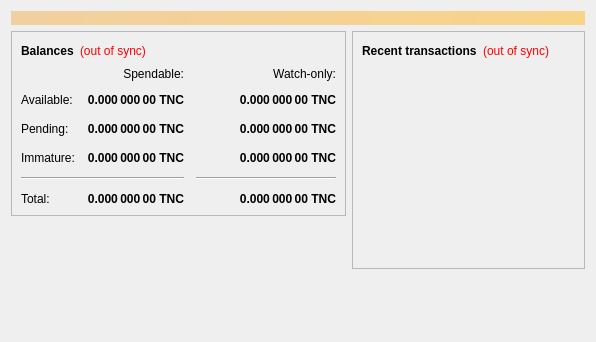
<?xml version="1.0" encoding="UTF-8"?>
<ui version="4.0">
 <class>OverviewPage</class>
 <widget class="QWidget" name="OverviewPage">
  <property name="geometry">
   <rect>
    <x>0</x>
    <y>0</y>
    <width>596</width>
    <height>342</height>
   </rect>
  </property>
  <property name="windowTitle">
   <string>Form</string>
  </property>
  <layout class="QVBoxLayout" name="topLayout">
   <item>
    <widget class="QLabel" name="labelAlerts">
     <property name="visible">
      <bool>false</bool>
     </property>
     <property name="styleSheet">
      <string notr="true">background-color: qlineargradient(x1: 0, y1: 0, x2: 1, y2: 0, stop:0 #F0D0A0, stop:1 #F8D488); color:#000000;</string>
     </property>
     <property name="wordWrap">
      <bool>true</bool>
     </property>
     <property name="margin">
      <number>3</number>
     </property>
    </widget>
   </item>
   <item>
    <layout class="QHBoxLayout" name="horizontalLayout" stretch="1,1">
     <item>
      <layout class="QVBoxLayout" name="verticalLayout_2">
       <item>
        <widget class="QFrame" name="frame">
         <property name="frameShape">
          <enum>QFrame::StyledPanel</enum>
         </property>
         <property name="frameShadow">
          <enum>QFrame::Raised</enum>
         </property>
         <layout class="QVBoxLayout" name="verticalLayout_4">
          <item>
           <layout class="QHBoxLayout" name="horizontalLayout_4">
            <item>
             <widget class="QLabel" name="label_5">
              <property name="font">
               <font>
                <weight>75</weight>
                <bold>true</bold>
               </font>
              </property>
              <property name="text">
               <string>Balances</string>
              </property>
             </widget>
            </item>
            <item>
             <widget class="QLabel" name="labelWalletStatus">
              <property name="cursor">
               <cursorShape>WhatsThisCursor</cursorShape>
              </property>
              <property name="toolTip">
               <string>The displayed information may be out of date. Your wallet automatically synchronizes with the Testcoin network after a connection is established, but this process has not completed yet.</string>
              </property>
              <property name="styleSheet">
               <string notr="true">QLabel { color: red; }</string>
              </property>
              <property name="text">
               <string notr="true">(out of sync)</string>
              </property>
              <property name="alignment">
               <set>Qt::AlignLeading|Qt::AlignLeft|Qt::AlignVCenter</set>
              </property>
             </widget>
            </item>
            <item>
             <spacer name="horizontalSpacer_3">
              <property name="orientation">
               <enum>Qt::Horizontal</enum>
              </property>
              <property name="sizeHint" stdset="0">
               <size>
                <width>40</width>
                <height>20</height>
               </size>
              </property>
             </spacer>
            </item>
           </layout>
          </item>
          <item>
           <layout class="QGridLayout" name="gridLayout">
            <property name="spacing">
             <number>12</number>
            </property>
            <item row="2" column="2">
             <widget class="QLabel" name="labelWatchPending">
              <property name="font">
               <font>
                <weight>75</weight>
                <bold>true</bold>
               </font>
              </property>
              <property name="cursor">
               <cursorShape>IBeamCursor</cursorShape>
              </property>
              <property name="toolTip">
               <string>Unconfirmed transactions to watch-only addresses</string>
              </property>
              <property name="text">
               <string notr="true">0.000 000 00 TNC</string>
              </property>
              <property name="alignment">
               <set>Qt::AlignRight|Qt::AlignTrailing|Qt::AlignVCenter</set>
              </property>
              <property name="textInteractionFlags">
               <set>Qt::LinksAccessibleByMouse|Qt::TextSelectableByKeyboard|Qt::TextSelectableByMouse</set>
              </property>
             </widget>
            </item>
            <item row="2" column="1">
             <widget class="QLabel" name="labelUnconfirmed">
              <property name="font">
               <font>
                <weight>75</weight>
                <bold>true</bold>
               </font>
              </property>
              <property name="cursor">
               <cursorShape>IBeamCursor</cursorShape>
              </property>
              <property name="toolTip">
               <string>Total of transactions that have yet to be confirmed, and do not yet count toward the spendable balance</string>
              </property>
              <property name="text">
               <string notr="true">0.000 000 00 TNC</string>
              </property>
              <property name="alignment">
               <set>Qt::AlignRight|Qt::AlignTrailing|Qt::AlignVCenter</set>
              </property>
              <property name="textInteractionFlags">
               <set>Qt::LinksAccessibleByMouse|Qt::TextSelectableByKeyboard|Qt::TextSelectableByMouse</set>
              </property>
             </widget>
            </item>
            <item row="3" column="2">
             <widget class="QLabel" name="labelWatchImmature">
              <property name="font">
               <font>
                <weight>75</weight>
                <bold>true</bold>
               </font>
              </property>
              <property name="cursor">
               <cursorShape>IBeamCursor</cursorShape>
              </property>
              <property name="toolTip">
               <string>Mined balance in watch-only addresses that has not yet matured</string>
              </property>
              <property name="text">
               <string notr="true">0.000 000 00 TNC</string>
              </property>
              <property name="alignment">
               <set>Qt::AlignRight|Qt::AlignTrailing|Qt::AlignVCenter</set>
              </property>
              <property name="textInteractionFlags">
               <set>Qt::LinksAccessibleByMouse|Qt::TextSelectableByKeyboard|Qt::TextSelectableByMouse</set>
              </property>
             </widget>
            </item>
            <item row="4" column="0" colspan="2">
             <widget class="Line" name="line">
              <property name="orientation">
               <enum>Qt::Horizontal</enum>
              </property>
             </widget>
            </item>
            <item row="4" column="2">
             <widget class="Line" name="lineWatchBalance">
              <property name="sizePolicy">
               <sizepolicy hsizetype="Preferred" vsizetype="Fixed">
                <horstretch>0</horstretch>
                <verstretch>0</verstretch>
               </sizepolicy>
              </property>
              <property name="minimumSize">
               <size>
                <width>140</width>
                <height>0</height>
               </size>
              </property>
              <property name="orientation">
               <enum>Qt::Horizontal</enum>
              </property>
             </widget>
            </item>
            <item row="5" column="0">
             <widget class="QLabel" name="labelTotalText">
              <property name="text">
               <string>Total:</string>
              </property>
             </widget>
            </item>
            <item row="3" column="1">
             <widget class="QLabel" name="labelImmature">
              <property name="font">
               <font>
                <weight>75</weight>
                <bold>true</bold>
               </font>
              </property>
              <property name="cursor">
               <cursorShape>IBeamCursor</cursorShape>
              </property>
              <property name="toolTip">
               <string>Mined balance that has not yet matured</string>
              </property>
              <property name="text">
               <string notr="true">0.000 000 00 TNC</string>
              </property>
              <property name="alignment">
               <set>Qt::AlignRight|Qt::AlignTrailing|Qt::AlignVCenter</set>
              </property>
              <property name="textInteractionFlags">
               <set>Qt::LinksAccessibleByMouse|Qt::TextSelectableByKeyboard|Qt::TextSelectableByMouse</set>
              </property>
             </widget>
            </item>
            <item row="2" column="3">
             <spacer name="horizontalSpacer_2">
              <property name="orientation">
               <enum>Qt::Horizontal</enum>
              </property>
              <property name="sizeHint" stdset="0">
               <size>
                <width>40</width>
                <height>20</height>
               </size>
              </property>
             </spacer>
            </item>
            <item row="3" column="0">
             <widget class="QLabel" name="labelImmatureText">
              <property name="text">
               <string>Immature:</string>
              </property>
             </widget>
            </item>
            <item row="5" column="1">
             <widget class="QLabel" name="labelTotal">
              <property name="font">
               <font>
                <weight>75</weight>
                <bold>true</bold>
               </font>
              </property>
              <property name="cursor">
               <cursorShape>IBeamCursor</cursorShape>
              </property>
              <property name="toolTip">
               <string>Your current total balance</string>
              </property>
              <property name="text">
               <string notr="true">0.000 000 00 TNC</string>
              </property>
              <property name="alignment">
               <set>Qt::AlignRight|Qt::AlignTrailing|Qt::AlignVCenter</set>
              </property>
              <property name="textInteractionFlags">
               <set>Qt::LinksAccessibleByMouse|Qt::TextSelectableByKeyboard|Qt::TextSelectableByMouse</set>
              </property>
             </widget>
            </item>
            <item row="5" column="2">
             <widget class="QLabel" name="labelWatchTotal">
              <property name="font">
               <font>
                <weight>75</weight>
                <bold>true</bold>
               </font>
              </property>
              <property name="cursor">
               <cursorShape>IBeamCursor</cursorShape>
              </property>
              <property name="toolTip">
               <string>Current total balance in watch-only addresses</string>
              </property>
              <property name="text">
               <string notr="true">0.000 000 00 TNC</string>
              </property>
              <property name="alignment">
               <set>Qt::AlignRight|Qt::AlignTrailing|Qt::AlignVCenter</set>
              </property>
              <property name="textInteractionFlags">
               <set>Qt::LinksAccessibleByMouse|Qt::TextSelectableByKeyboard|Qt::TextSelectableByMouse</set>
              </property>
             </widget>
            </item>
            <item row="0" column="2">
             <widget class="QLabel" name="labelWatchonly">
              <property name="text">
               <string>Watch-only:</string>
              </property>
              <property name="alignment">
               <set>Qt::AlignRight|Qt::AlignTrailing|Qt::AlignVCenter</set>
              </property>
             </widget>
            </item>
            <item row="1" column="0">
             <widget class="QLabel" name="labelBalanceText">
              <property name="text">
               <string>Available:</string>
              </property>
             </widget>
            </item>
            <item row="1" column="1">
             <widget class="QLabel" name="labelBalance">
              <property name="font">
               <font>
                <weight>75</weight>
                <bold>true</bold>
               </font>
              </property>
              <property name="cursor">
               <cursorShape>IBeamCursor</cursorShape>
              </property>
              <property name="toolTip">
               <string>Your current spendable balance</string>
              </property>
              <property name="text">
               <string notr="true">0.000 000 00 TNC</string>
              </property>
              <property name="alignment">
               <set>Qt::AlignRight|Qt::AlignTrailing|Qt::AlignVCenter</set>
              </property>
              <property name="textInteractionFlags">
               <set>Qt::LinksAccessibleByMouse|Qt::TextSelectableByKeyboard|Qt::TextSelectableByMouse</set>
              </property>
             </widget>
            </item>
            <item row="1" column="2">
             <widget class="QLabel" name="labelWatchAvailable">
              <property name="font">
               <font>
                <weight>75</weight>
                <bold>true</bold>
               </font>
              </property>
              <property name="cursor">
               <cursorShape>IBeamCursor</cursorShape>
              </property>
              <property name="toolTip">
               <string>Your current balance in watch-only addresses</string>
              </property>
              <property name="text">
               <string notr="true">0.000 000 00 TNC</string>
              </property>
              <property name="alignment">
               <set>Qt::AlignRight|Qt::AlignTrailing|Qt::AlignVCenter</set>
              </property>
              <property name="textInteractionFlags">
               <set>Qt::LinksAccessibleByMouse|Qt::TextSelectableByKeyboard|Qt::TextSelectableByMouse</set>
              </property>
             </widget>
            </item>
            <item row="2" column="0">
             <widget class="QLabel" name="labelPendingText">
              <property name="text">
               <string>Pending:</string>
              </property>
             </widget>
            </item>
            <item row="0" column="1">
             <widget class="QLabel" name="labelSpendable">
              <property name="text">
               <string>Spendable:</string>
              </property>
              <property name="alignment">
               <set>Qt::AlignRight|Qt::AlignTrailing|Qt::AlignVCenter</set>
              </property>
             </widget>
            </item>
           </layout>
          </item>
         </layout>
        </widget>
       </item>
       <item>
        <spacer name="verticalSpacer">
         <property name="orientation">
          <enum>Qt::Vertical</enum>
         </property>
         <property name="sizeHint" stdset="0">
          <size>
           <width>20</width>
           <height>40</height>
          </size>
         </property>
        </spacer>
       </item>
      </layout>
     </item>
     <item>
      <layout class="QVBoxLayout" name="verticalLayout_3">
       <item>
        <widget class="QFrame" name="frame_2">
         <property name="frameShape">
          <enum>QFrame::StyledPanel</enum>
         </property>
         <property name="frameShadow">
          <enum>QFrame::Raised</enum>
         </property>
         <layout class="QVBoxLayout" name="verticalLayout">
          <item>
           <layout class="QHBoxLayout" name="horizontalLayout_2">
            <item>
             <widget class="QLabel" name="label_4">
              <property name="font">
               <font>
                <weight>75</weight>
                <bold>true</bold>
               </font>
              </property>
              <property name="text">
               <string>Recent transactions</string>
              </property>
             </widget>
            </item>
            <item>
             <widget class="QLabel" name="labelTransactionsStatus">
              <property name="cursor">
               <cursorShape>WhatsThisCursor</cursorShape>
              </property>
              <property name="toolTip">
               <string>The displayed information may be out of date. Your wallet automatically synchronizes with the Testcoin network after a connection is established, but this process has not completed yet.</string>
              </property>
              <property name="styleSheet">
               <string notr="true">QLabel { color: red; }</string>
              </property>
              <property name="text">
               <string notr="true">(out of sync)</string>
              </property>
              <property name="alignment">
               <set>Qt::AlignRight|Qt::AlignTrailing|Qt::AlignVCenter</set>
              </property>
             </widget>
            </item>
            <item>
             <spacer name="horizontalSpacer">
              <property name="orientation">
               <enum>Qt::Horizontal</enum>
              </property>
              <property name="sizeHint" stdset="0">
               <size>
                <width>40</width>
                <height>20</height>
               </size>
              </property>
             </spacer>
            </item>
           </layout>
          </item>
          <item>
           <widget class="QListView" name="listTransactions">
            <property name="styleSheet">
             <string notr="true">QListView { background: transparent; }</string>
            </property>
            <property name="frameShape">
             <enum>QFrame::NoFrame</enum>
            </property>
            <property name="verticalScrollBarPolicy">
             <enum>Qt::ScrollBarAlwaysOff</enum>
            </property>
            <property name="horizontalScrollBarPolicy">
             <enum>Qt::ScrollBarAlwaysOff</enum>
            </property>
            <property name="selectionMode">
             <enum>QAbstractItemView::NoSelection</enum>
            </property>
           </widget>
          </item>
         </layout>
        </widget>
       </item>
       <item>
        <spacer name="verticalSpacer_2">
         <property name="orientation">
          <enum>Qt::Vertical</enum>
         </property>
         <property name="sizeHint" stdset="0">
          <size>
           <width>20</width>
           <height>40</height>
          </size>
         </property>
        </spacer>
       </item>
      </layout>
     </item>
    </layout>
   </item>
  </layout>
 </widget>
 <resources/>
 <connections/>
</ui>
